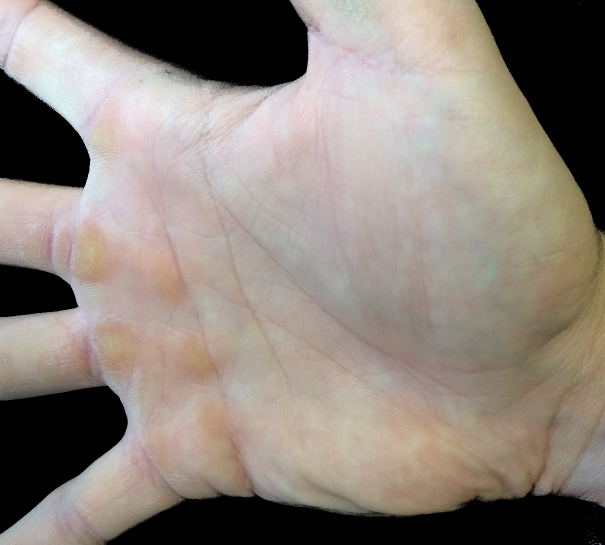
#> input picture Task4/Hand1.jpg, 1210 x 1089 px (shown at 1/2 size)
$ python -i PalmprintAlignment.py   (imports and definitions only)   (older library calls are emulated)
#> lines starting #> are read from the running program, lines starting #| are printed output that depends on the picture
#> further down, picture is the input picture: shape (1089, 1210, 3); mean B, G, R 122.1, 130.1, 139.7
import numpy as np
import cv2

def preProcessing(img):

    # scale image to 320 x 240 px
    img = cv2.resize(img, (320, 240))
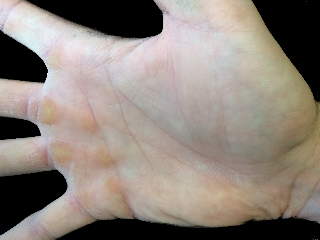
#> img: shape (240, 320, 3); mean of channels 0, 1, 2 121.9, 130, 139.6; drawn as B, G, R

    # Apply a binary threshold (115 = cutOff) and a gaussian filter
    th, dst = cv2.threshold(img, 115, 255, cv2.THRESH_BINARY)
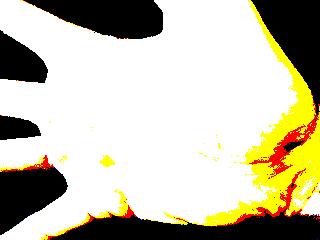
#> dst: shape (240, 320, 3); mean of channels 0, 1, 2 167.3, 189.6, 195.5; drawn as B, G, R
    cv2.imshow("THreshold", dst)
    cv2.waitKey(0)

    img = cv2.GaussianBlur(dst, (5,5), 0)
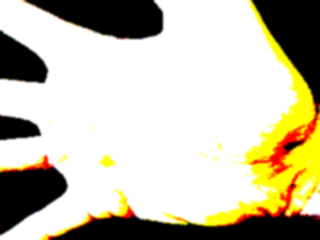
#> img: shape (240, 320, 3); mean of channels 0, 1, 2 167.3, 189.6, 195.5; drawn as B, G, R
    cv2.imshow("blur", img)
    cv2.waitKey(0)

    # find contours, get the largest and draw it
#> (the run stopped early here; a loop or call above may not have finished)

$ run again, on Task4/Hand2.jpg
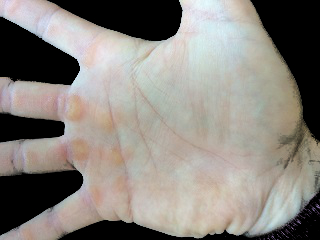
#> input picture Task4/Hand2.jpg, 320 x 240 px
#> picture is the input picture: shape (240, 320, 3); mean B, G, R 125.5, 131.5, 136.2
#> in preProcessing, `th, dst = cv2.threshold(img, 115, 255, cv2.THRESH_BINARY)`:
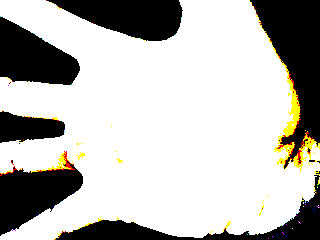
#> dst: shape (240, 320, 3); mean B, G, R 179.9, 184, 185.2
#> in preProcessing, `img = cv2.GaussianBlur(dst, (5,5), 0)`:
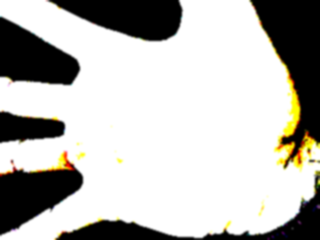
#> img: shape (240, 320, 3); mean B, G, R 179.9, 184, 185.2

$ run again, on Task4/Hand3.jpg
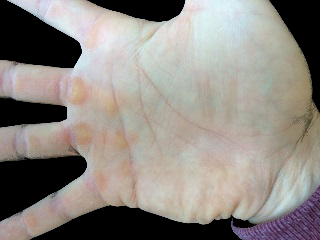
#> input picture Task4/Hand3.jpg, 320 x 240 px
#> picture is the input picture: shape (240, 320, 3); mean B, G, R 129.5, 135.3, 140.6
#> in preProcessing, `th, dst = cv2.threshold(img, 115, 255, cv2.THRESH_BINARY)`:
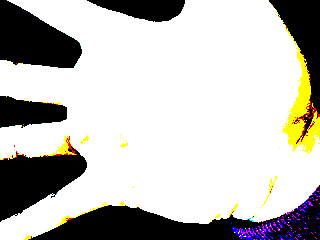
#> dst: shape (240, 320, 3); mean B, G, R 184, 188.6, 190.4
#> in preProcessing, `img = cv2.GaussianBlur(dst, (5,5), 0)`:
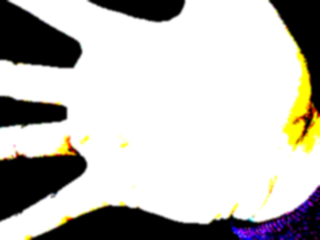
#> img: shape (240, 320, 3); mean B, G, R 184.1, 188.6, 190.4
